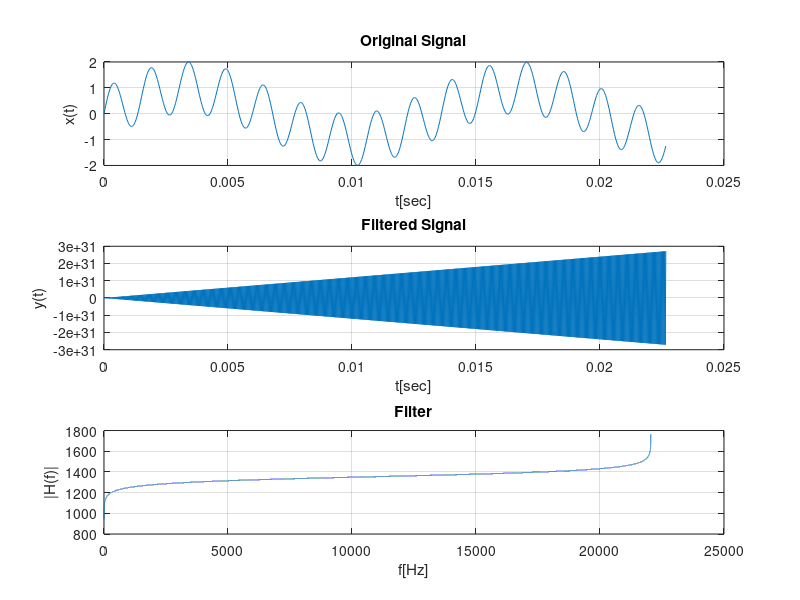

This chart was generated by the following MATLAB code: (Note: this script raises an error after producing the figure.)
% calculating coeffs of Z domain LP filter using auxilary variable K
fs = 44100;
fc = 100;
wc = 2*pi*fc;
T = 1;
duration = 1;
N = fs*duration;
t = (0:N-1)*(1/fs);
portion = 1000;
fgrid = fs*(0:N-1)/N;
x = sin(2*pi*75.*t) + sin(2*pi*660.*t);

k = tan(wc*(T/2)); % auxiliary variable k = tan(wc*T/2);

% H(z) coefficients in terms of auxiliary variable k:
a0 = k^2/(1 + sqrt(2)*k + k^2);
a1 = 2*k^2/(1 + sqrt(2)*k + k^2);
a2 = k^2/(1 + sqrt(2)*k + k^2);
a = [a0 a1 a2]; 

b0 = 1; b1 = 2*(k^2-1)/(1 + sqrt(2)*k + k^2); 
b2 = (1-sqrt(2)*k + k^2)/(1 + sqrt(2)*k + k^2);
b = [b0 b1 b2];

[H_z, theta] = freqz(b,a,N); % H(z)
f_ = (theta*fs)/(2*pi);
y = filter(b,a,x);

subplot(311); plot(t(1:portion),x(1:portion)); title("Original Signal"); xlabel("t[sec]"); ylabel("x(t)"); grid on;
subplot(312); plot(t(1:portion),y(1:portion)); title("Filtered Signal"); xlabel("t[sec]"); ylabel("y(t)"); grid on;
subplot(313); plot(f_,20*log(abs(H_z))); title("Filter"); xlabel("f[Hz]"); ylabel("|H(f)|"); grid on; xline(fc, ":");
